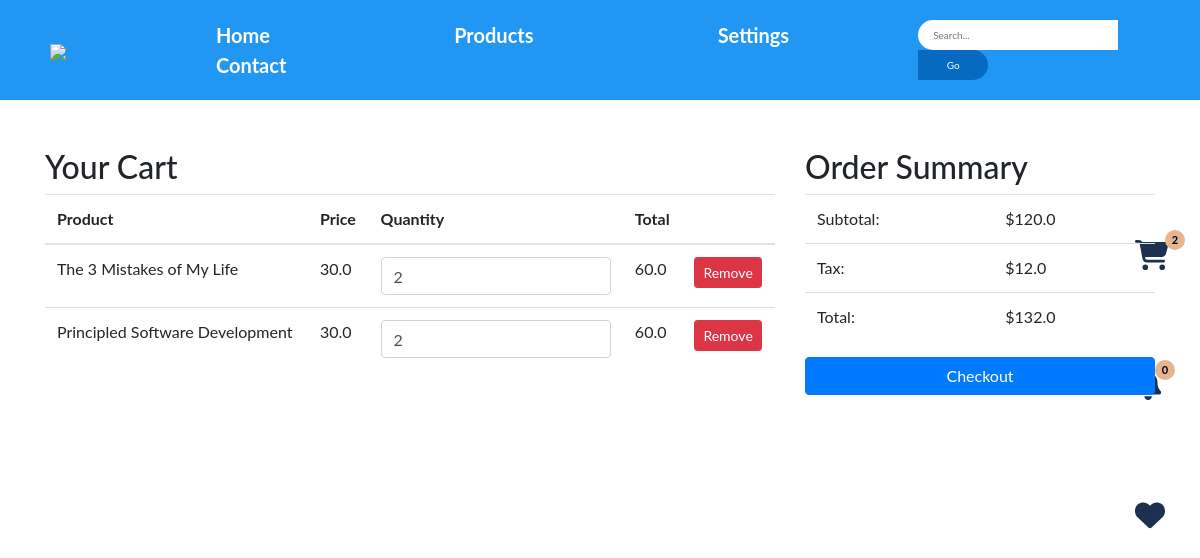
Page /cart_page (signed in) on the earlier database version.
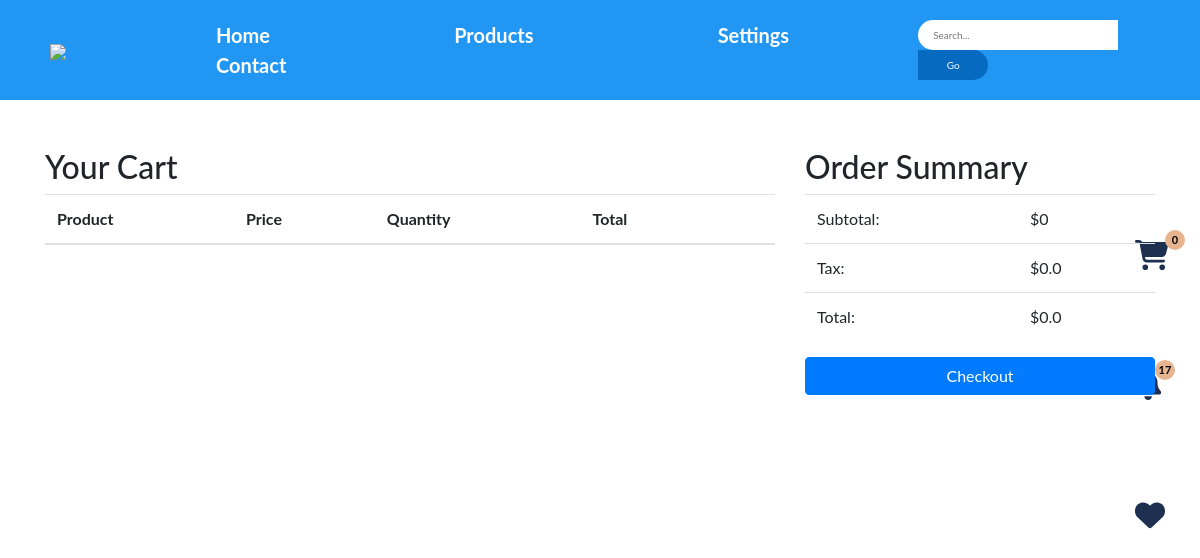
Same page on the later database version.
### main.py (models this page shows)
class Book(db.Model):
    _tablename_ = 'book'
    id = db.Column(db.Integer, primary_key=True)
    coverId = db.Column(db.String(100), unique=True, nullable=False)
    bookName = db.Column(db.String(200), nullable=False)
    author = db.Column(db.String(200), nullable=False)
    publishedYear = db.Column(db.Integer, nullable=False)
    editionCount = db.Column(db.Integer, nullable=False)
    searches = db.relationship('Search', secondary=book_search._tablename_, lazy='subquery',
        backref=db.backref('books', lazy=True))

class CartItem(db.Model):
    __tablename__ = 'cartitems'
    id = db.Column(db.Integer, primary_key=True)
    user_id = db.Column(db.Integer, nullable=False)
    book_id = db.Column(db.Integer, nullable=False)
    price = db.Column(db.Float, nullable=False)
    quantity = db.Column(db.Integer, nullable=False)
    total_price = db.Column(db.Float, nullable=False)

### main.py (the view)
@app.route('/cart_page', methods=['GET'])
def cart_page():
    cart_items = getCartItems()
    cart_item_names = [db.session.query(Book).filter(Book.id == cart_item.book_id).first().bookName for cart_item in cart_items]
    subtotal = sum([cart_item.total_price for cart_item in cart_items])
    tax = subtotal * 0.1
    total = subtotal + tax
    return render_template('cart_page.html',
                           cart_items=cart_items,
                           cart_item_names=cart_item_names,
                           subtotal=subtotal,
                           tax=tax,
                           total=total, cart_items_count=getCartItemsCount(),
                              notification_count=getUnreadNotificationCount())

### main.py (called while the page is built)
def getCartItems():
    user_id = db.session.query(User).get(session['user']).id
    cart_items = db.session.query(CartItem).filter(CartItem.user_id == user_id).all()
    return cart_items

def getCartItemsCount():
    return len(getCartItems())

def getUnreadNotificationCount():
    unread_notifications = db.session.query(Notification).filter(Notification.user == session['user'], Notification.isRead == False).all()
    return len(unread_notifications)

### templates/cart_page.html (shortened to what this page needs)
<!DOCTYPE html>
<html lang="en">
<head>
    <link rel="stylesheet" href="https://maxcdn.bootstrapcdn.com/bootstrap/4.5.2/css/bootstrap.min.css">
</head>
<body>
    {% include "header.html" %}
    <section id="cart-items" class="container mt-5">
        <div class="row">
            <div class="col-md-8">
                <h2>Your Cart</h2>
                <table class="table">
                    <thead>
                        <tr>
                            <th>Product</th>
                            <th>Price</th>
                            <th>Quantity</th>
                            <th>Total</th>
                            <th></th>
                        </tr>
                    </thead>
                    <tbody>
                        {% for i in range(cart_items|length) %}
                        <tr>
                            <td>{{cart_item_names[i]}}</td>
                            <td>{{cart_items[i].price}}</td>
                            <td>
                                <input type="number" class="form-control" id='{{cart_items[i].id}}' value="{{cart_items[i].quantity}}" min="1">
                            </td>
                            <td>{{cart_items[i].total_price}}</td>
                            <td>
                                <button class="btn btn-danger btn-sm remove-item">Remove</button>
                            </td>
                        </tr>
                        {% endfor %}
                    </tbody>
                </table>
            </div>
            <div class="col-md-4">
                <h2>Order Summary</h2>
                <table class="table">
                    <tbody>
                        <tr>
                            <td>Subtotal:</td>
                            <td>${{subtotal}}</td>
                        </tr>
                        <tr>
                            <td>Tax:</td>
                            <td>${{tax}}</td>
                        </tr>
                        <tr>
                            <td>Total:</td>
                            <td>${{total}}</td>
                        </tr>
                    </tbody>
                </table>
                {% if cart_items|length != 0 %}
                <a href="{{url_for('billing_page')}}"><button class="btn btn-primary w-100">Checkout</button></a>
                {% else %}
                <a href=""><button class="btn btn-primary w-100">Checkout</button></a>
                {% endif %}
            </div>
        </div>
    </section>
</body>
</html>

Differences in the rows shown:
no longer on this page (row unchanged): Book: bookName "The 3 Mistakes of My Life"
removed CartItem: price "30.0", quantity "2", total_price "60.0"
no longer on this page (row unchanged): Book: bookName "Principled Software Development"
removed CartItem: price "30.0", quantity "2", total_price "60.0"
Other differences:
{{ cart_items_count }}: "2" → "0"
{{ notification_count }}: "0" → "17"
{{ subtotal }}: "120.0" → "0"
{{ tax }}: "12.0" → "0.0"
{{ total }}: "132.0" → "0.0"
list line gone: "Remove"
